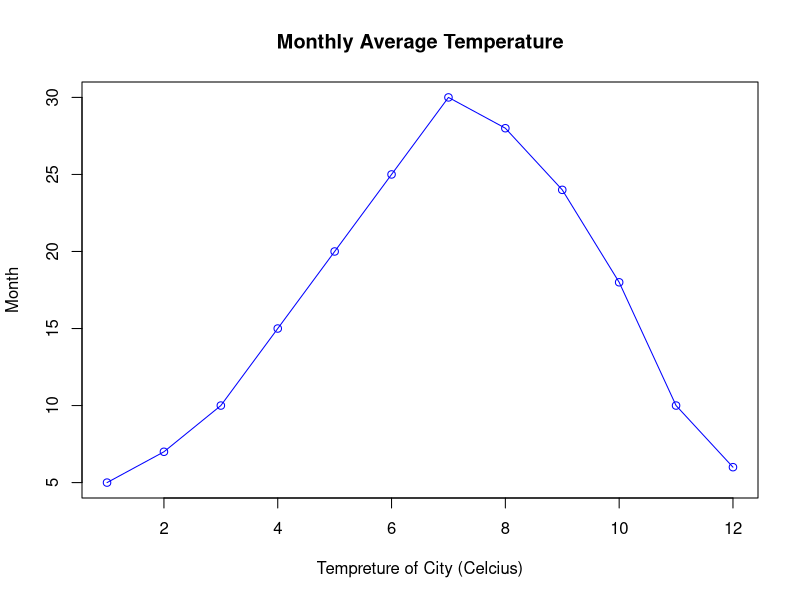

The R script that drew this image:
Tempreature <- c(5, 7, 10, 15, 20, 25, 30, 28, 24, 18, 10, 6)
Month <- 1:12

plot(y = Tempreature,
     x = Month,
     type = "o",
     main = "Monthly Average Temperature",
     xlab = "Tempreture of City (Celcius)",
     ylab = "Month",
     col = "blue"
     )